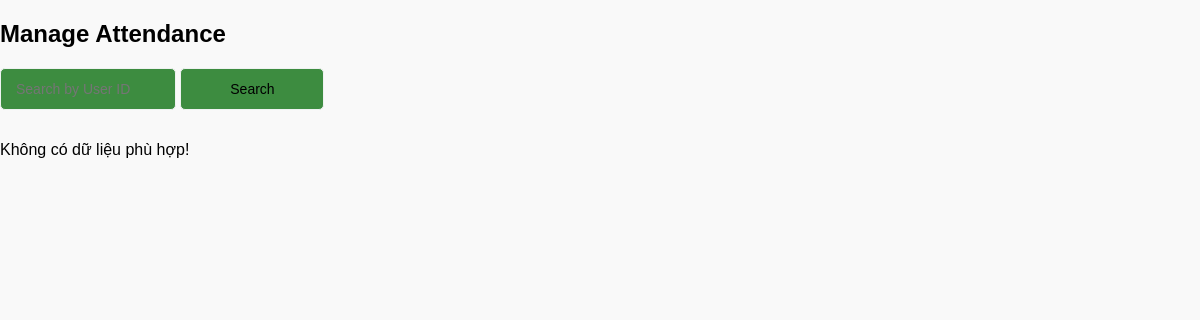
Before: /ListAttendance.php with the older database file.
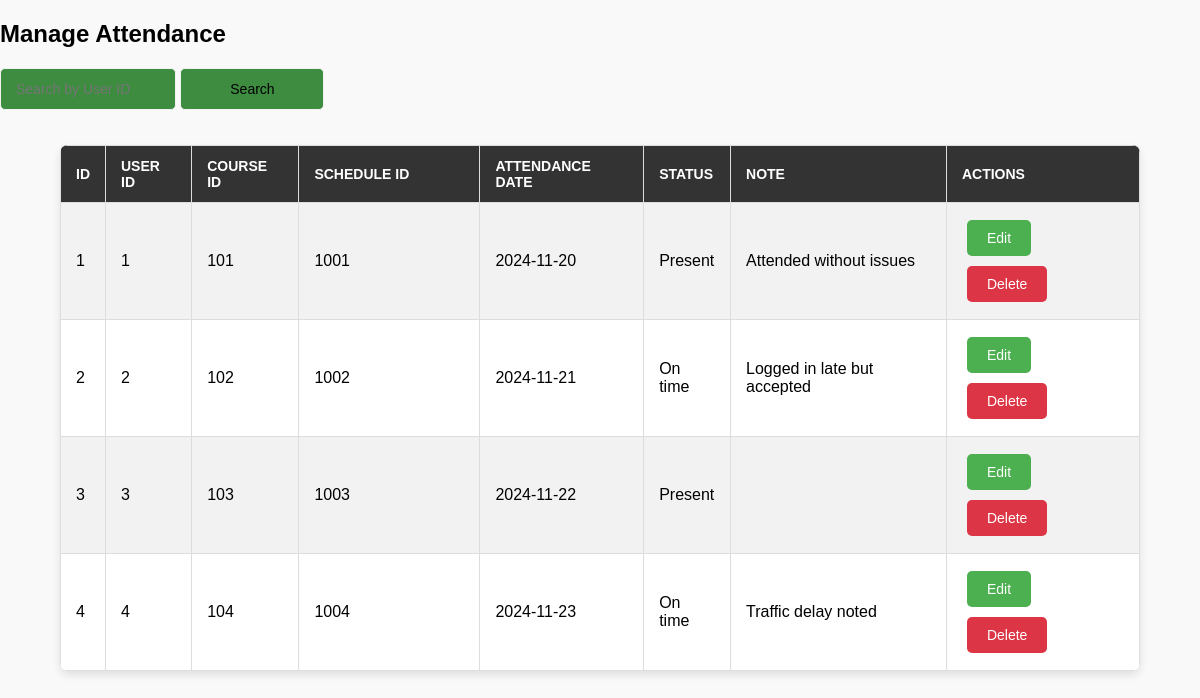
After: the same page with the newer database file.
### tables this page shows
CREATE TABLE listAttendance (
    id INT AUTO_INCREMENT PRIMARY KEY,
    user_id INT NOT NULL, 
    course_id INT NOT NULL, 
    schedule_id INT NOT NULL,  
    attendance_date DATE NOT NULL, 
    status ENUM('Present', 'On time') NOT NULL, 
    note VARCHAR(255),
    created_at TIMESTAMP DEFAULT CURRENT_TIMESTAMP
);

### ListAttendance.php (the view, shortened to what this page needs)
<?php
include('db.php');
$searchKeyword = isset($_GET['search']) ? trim($_GET['search']) : '';
if (!empty($searchKeyword)) {
    $sql = "SELECT * FROM listattendance WHERE user_id LIKE ?";
    $stmt = $conn->prepare($sql);
    $searchParam = "%" . $searchKeyword . "%";
    $stmt->bind_param("s", $searchParam);
} else {
    $sql = "SELECT * FROM listattendance";
    $stmt = $conn->prepare($sql);
}
$stmt->execute();
$result = $stmt->get_result();
?>
<!DOCTYPE html>
<html lang="en">
<head>
    <link rel="stylesheet" href="manageAttendance.css">
</head>
<body>
    <h2>Manage Attendance</h2>
    <div class="header-bar">
        <input type="text" id="search" placeholder="Search by User ID" value="<?= htmlspecialchars($searchKeyword) ?>">
        <button onclick="searchData()">Search</button>
    </div>
    <div id="attendanceTable">
        <?php if ($result->num_rows > 0): ?>
            <table>
                <tr>
                    <th>ID</th>
                    <th>User ID</th>
                    <th>Course ID</th>
                    <th>Schedule ID</th>
                    <th>Attendance Date</th>
                    <th>Status</th>
                    <th>Note</th>
                    <th>Actions</th>
                </tr>
                <?php while ($row = $result->fetch_assoc()): ?>
                    <tr>
                        <td><?= $row["id"] ?></td>
                        <td><?= $row["user_id"] ?></td>
                        <td><?= $row["course_id"] ?></td>
                        <td><?= $row["schedule_id"] ?></td>
                        <td><?= $row["attendance_date"] ?></td>
                        <td><?= $row["status"] ?></td>
                        <td><?= $row["note"] ?></td>
                        <td>
                            <a href="Edit_attendance.php?id=<?= $row['id'] ?>" class="btn edit">Edit</a>
                            <a href="delete_attendance.php?id=<?= $row['id'] ?>" class="btn delete" onclick="return confirm('Bạn có chắc chắn muốn xóa bản ghi này không?');">Delete</a>
                        </td>
                    </tr>
                <?php endwhile; ?>
            </table>
        <?php else: ?>
            <p>Không có dữ liệu phù hợp!</p>
        <?php endif; ?>
    </div>
</body>
</html>

### manageAttendance.css (style rules this page uses)
body { font-family: 'Arial', sans-serif; background-color: #f9f9f9; margin: 0; padding: 0; }
table { width: 90%; margin: 20px auto; border-collapse: collapse; background-color: #ffffff; box-shadow: 0 4px 8px rgba(0, 0, 0, 0.1); border-radius: 8px; overflow: hidden; }
th, td { border: 1px solid #ddd; padding: 12px 15px; text-align: left; }
th { background-color: #333; color: #ffffff; text-transform: uppercase; font-size: 14px; }
tr:nth-child(even) { background-color: #f2f2f2; }
.btn { display: inline-block; margin: 5px; padding: 10px 20px; background-color: #4CAF50; color: #ffffff; text-decoration: none; border-radius: 5px; font-size: 14px; text-align: center; transition: background-color 0.3s ease; }
.btn.delete { background-color: #dc3545; }
input, textarea, button { width: 12%; padding: 12px 15px; margin-bottom: 15px; border: 1px solid #eff2f1; border-radius: 5px; font-size: 14px; background-color: #3d8c40; }
table th:nth-child(4), table td:nth-child(4) { width: 150px; }

Changed rows visible on the page:
added listattendance: id "1", user "1", course "101", schedule "1001", attendance_date "2024-11-20", status "Present", note "Attended without issues"
added listattendance: id "2", user "2", course "102", schedule "1002", attendance_date "2024-11-21", status "On time", note "Logged in late but accepted"
added listattendance: id "3", user "3", course "103", schedule "1003", attendance_date "2024-11-22", status "Present"
added listattendance: id "4", user "4", course "104", schedule "1004", attendance_date "2024-11-23", status "On time", note "Traffic delay noted"
Other visible differences:
text no longer shown: "Không có dữ liệu phù hợp!"
text now shown: "ID USER ID COURSE ID SCHEDULE ID ATTENDANCE DATE STATUS NOTE ACTIONS"
